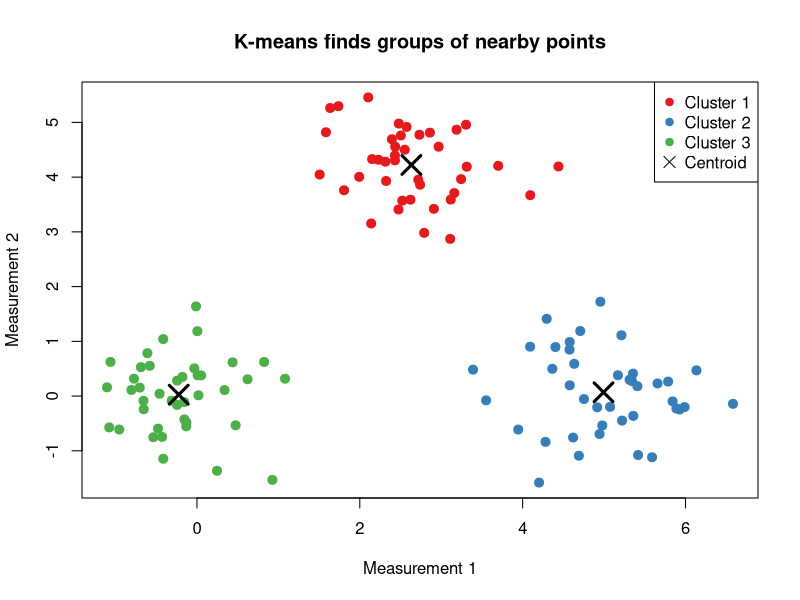
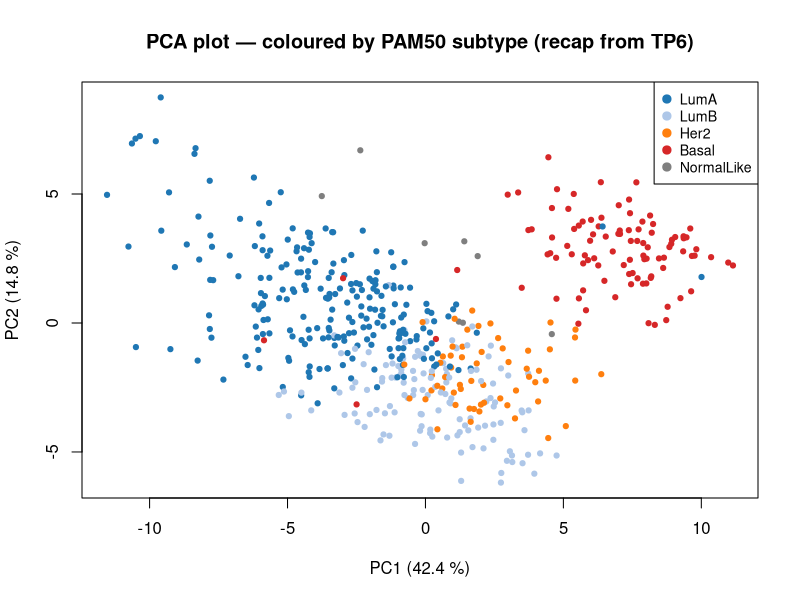
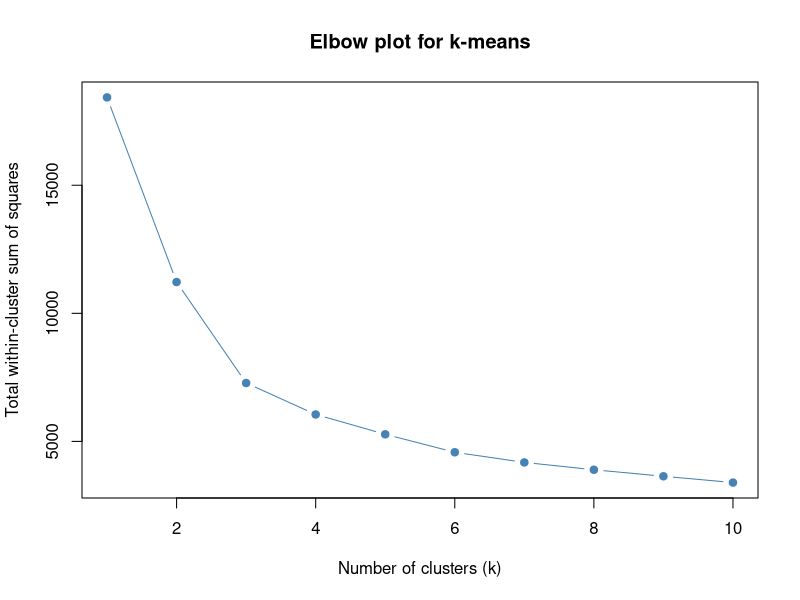
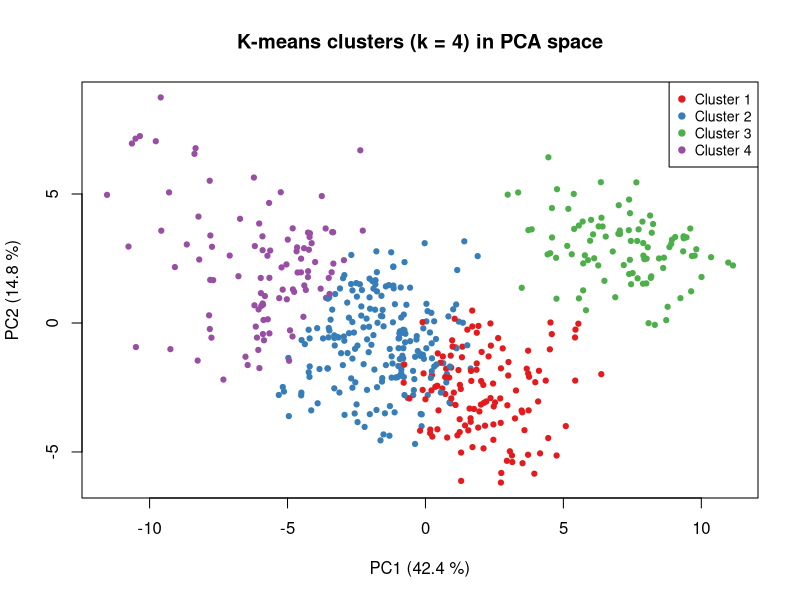
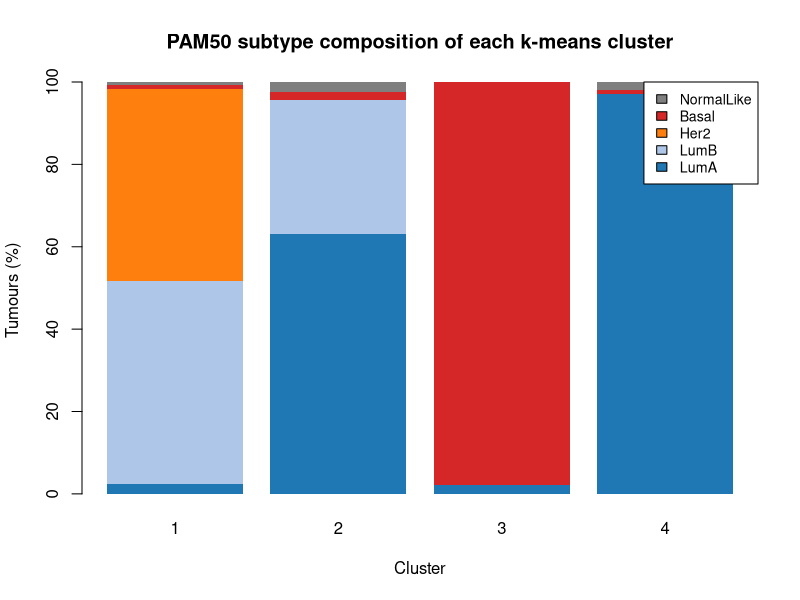
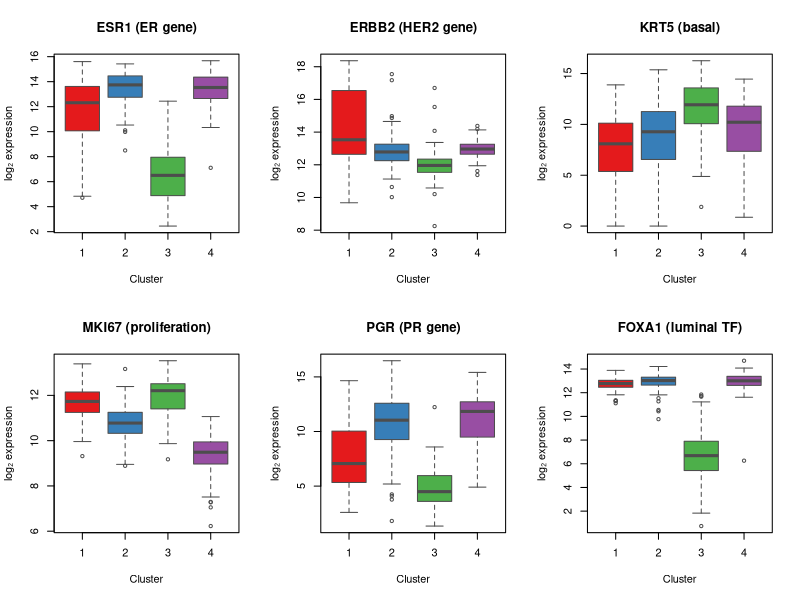
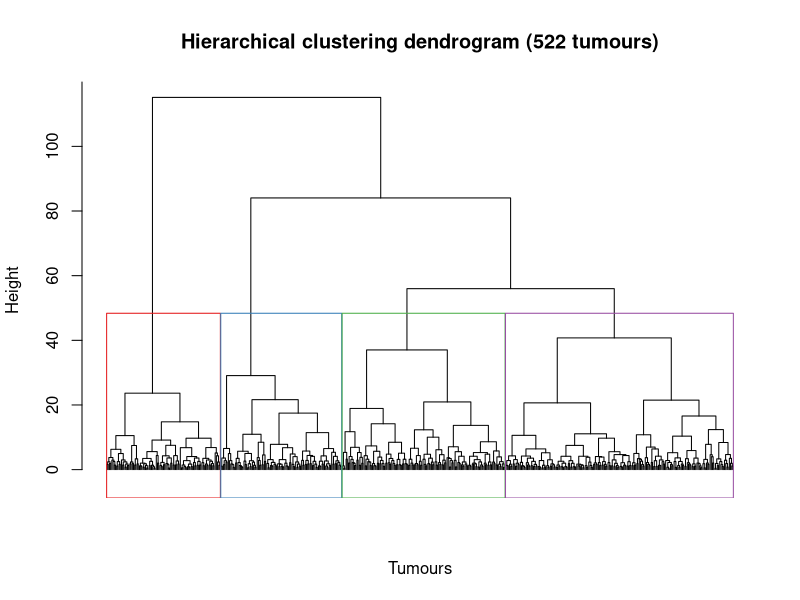
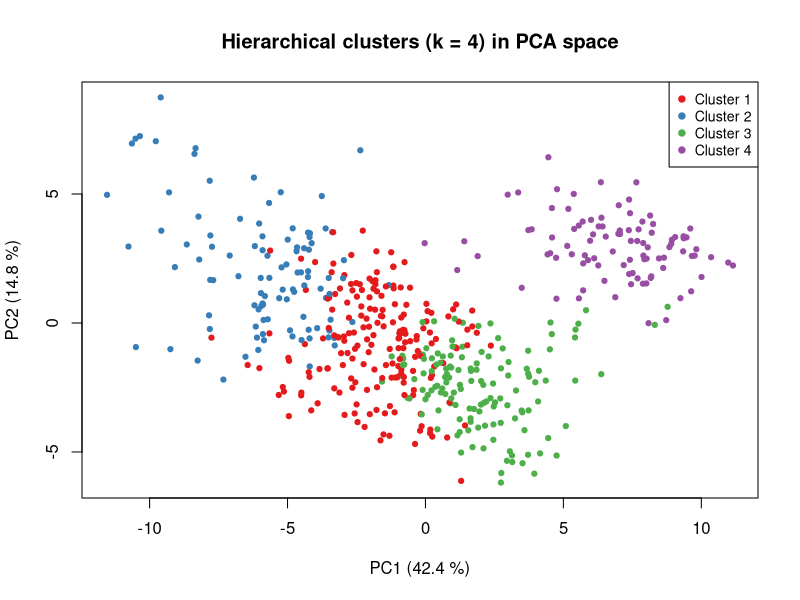

Recreate these plots in R, in order.
## ---- chunk 1
knitr::opts_chunk$set(echo = TRUE, message = FALSE, warning = FALSE,
                      fig.width = 7, fig.height = 4.5, fig.align = "center")
## ---- chunk 2
set.seed(11)
n_per <- 40
blob1 <- cbind(rnorm(n_per, mean = 0,   sd = 0.7), rnorm(n_per, mean = 0,   sd = 0.7))
blob2 <- cbind(rnorm(n_per, mean = 5,   sd = 0.7), rnorm(n_per, mean = 0,   sd = 0.7))
blob3 <- cbind(rnorm(n_per, mean = 2.5, sd = 0.7), rnorm(n_per, mean = 4.3, sd = 0.7))
toy <- rbind(blob1, blob2, blob3)

km_toy   <- kmeans(toy, centers = 3, nstart = 25)
toy_cols <- c("#e41a1c", "#377eb8", "#4daf4a")

plot(toy, pch = 19, cex = 1.2,
     col  = toy_cols[km_toy$cluster],
     xlab = "Measurement 1", ylab = "Measurement 2",
     main = "K-means finds groups of nearby points")
points(km_toy$centers, pch = 4, cex = 2.5, lwd = 3, col = "black")
legend("topright", legend = c("Cluster 1", "Cluster 2", "Cluster 3", "Centroid"),
       col = c(toy_cols, "black"), pch = c(19, 19, 19, 4), pt.cex = c(1, 1, 1, 1.5))
## ---- chunk 3
brca <- read.csv("../data/brca_pam50.csv", row.names = 1)
gene_cols <- colnames(brca)[7:56]

subtype_cols <- c(
  LumA       = "#1f77b4",
  LumB       = "#aec7e8",
  Her2       = "#ff7f0e",
  Basal      = "#d62728",
  NormalLike = "#7f7f7f"
)

X   <- scale(brca[, gene_cols])
pca <- prcomp(X, scale. = FALSE)
var_exp <- pca$sdev^2 / sum(pca$sdev^2) * 100

scores <- as.data.frame(pca$x)
scores$subtype <- factor(brca$pam50,
                         levels = c("LumA", "LumB", "Her2", "Basal", "NormalLike"))
col_pts <- subtype_cols[as.character(scores$subtype)]
## ---- chunk 4
plot(scores$PC1, scores$PC2,
     col  = col_pts, pch = 19, cex = 0.7,
     xlab = paste0("PC1 (", round(var_exp[1], 1), " %)"),
     ylab = paste0("PC2 (", round(var_exp[2], 1), " %)"),
     main = "PCA plot — coloured by PAM50 subtype (recap from TP6)")
legend("topright", legend = names(subtype_cols), col = subtype_cols,
       pch = 19, cex = 0.85, pt.cex = 1.1)
## ---- chunk 5
npc <- 5   # number of PCs used as clustering input
## ---- chunk 6
set.seed(42)

wss <- sapply(1:10, function(k) {
  km <- kmeans(pca$x[, 1:npc], centers = k, nstart = 25)
  km$tot.withinss
})

plot(1:10, wss, type = "b", pch = 19, col = "steelblue",
     xlab = "Number of clusters (k)",
     ylab = "Total within-cluster sum of squares",
     main = "Elbow plot for k-means")
## ---- chunk 7
set.seed(42)
cl_cols <- c("#e41a1c", "#377eb8", "#4daf4a", "#984ea3")

km <- kmeans(pca$x[, 1:npc], centers = 4, nstart = 25)
scores$cluster_km <- as.factor(km$cluster)
## ---- chunk 8
plot(scores$PC1, scores$PC2,
     col = cl_cols[scores$cluster_km], pch = 19, cex = 0.7,
     xlab = paste0("PC1 (", round(var_exp[1], 1), " %)"),
     ylab = paste0("PC2 (", round(var_exp[2], 1), " %)"),
     main = "K-means clusters (k = 4) in PCA space")
legend("topright", legend = paste("Cluster", 1:4),
       col = cl_cols, pch = 19, cex = 0.85)
## ---- chunk 9
tab_km <- table(Cluster = scores$cluster_km, PAM50 = scores$subtype)
tab_km
round(prop.table(tab_km, margin = 1) * 100, 1)
## ---- chunk 10
pct_mat <- t(prop.table(tab_km, margin = 1)) * 100   # subtypes × clusters

barplot(pct_mat,
        col    = subtype_cols[rownames(pct_mat)],
        border = NA,
        legend.text = rownames(pct_mat),
        args.legend = list(x = "topright", cex = 0.85),
        ylab = "Tumours (%)", xlab = "Cluster",
        main = "PAM50 subtype composition of each k-means cluster")
## ---- chunk 11
highlight_genes <- c("ESR1", "ERBB2", "KRT5", "MKI67", "PGR", "FOXA1")
pretty <- c("ESR1 (ER gene)", "ERBB2 (HER2 gene)", "KRT5 (basal)",
            "MKI67 (proliferation)", "PGR (PR gene)", "FOXA1 (luminal TF)")

par(mfrow = c(2, 3))
for (i in seq_along(highlight_genes)) {
  boxplot(brca[[ highlight_genes[i] ]] ~ scores$cluster_km,
          col    = cl_cols, border = "grey30",
          main   = pretty[i],
          xlab   = "Cluster", ylab = "log₂ expression")
}
par(mfrow = c(1, 1))
## ---- chunk 12
d  <- dist(pca$x[, 1:npc])
hc <- hclust(d, method = "ward.D2")
## ---- chunk 13
plot(hc, labels = FALSE, hang = -1,
     main = "Hierarchical clustering dendrogram (522 tumours)",
     xlab = "Tumours", sub = "")
rect.hclust(hc, k = 4, border = cl_cols)
## ---- chunk 14
scores$cluster_hc <- as.factor(cutree(hc, k = 4))
## ---- chunk 15
plot(scores$PC1, scores$PC2,
     col  = cl_cols[scores$cluster_hc], pch = 19, cex = 0.7,
     xlab = paste0("PC1 (", round(var_exp[1], 1), " %)"),
     ylab = paste0("PC2 (", round(var_exp[2], 1), " %)"),
     main = "Hierarchical clusters (k = 4) in PCA space")
legend("topright", legend = paste("Cluster", 1:4), col = cl_cols,
       pch = 19, cex = 0.85)
## ---- chunk 16
tab_hc <- table(Cluster = scores$cluster_hc, PAM50 = scores$subtype)
tab_hc
round(prop.table(tab_hc, margin = 1) * 100, 1)
## ---- chunk 17
tab_compare <- table(`K-means` = scores$cluster_km, `Hierarchical` = scores$cluster_hc)
tab_compare
## ---- chunk 18
par(mfrow = c(1, 2))

plot(scores$PC1, scores$PC2,
     col = cl_cols[scores$cluster_km], pch = 19, cex = 0.6,
     xlab = "PC1", ylab = "PC2", main = "K-means (k = 4)")

plot(scores$PC1, scores$PC2,
     col = cl_cols[scores$cluster_hc], pch = 19, cex = 0.6,
     xlab = "PC1", ylab = "PC2", main = "Hierarchical clustering (k = 4)")

par(mfrow = c(1, 1))
## ---- chunk 19
library(cluster)

sil_width <- sapply(2:10, function(k) {
  cl <- kmeans(pca$x[, 1:npc], centers = k, nstart = 25)$cluster
  mean(silhouette(cl, d)[, "sil_width"])
})

plot(2:10, sil_width, type = "b", pch = 19, col = "darkorange",
     xlab = "Number of clusters (k)",
     ylab = "Average silhouette width",
     main = "Silhouette validation for k-means")
## ---- chunk 20
sil_km <- silhouette(km$cluster, d)

par(mar = c(4, 4, 4, 8))
plot(sil_km, col = cl_cols, border = NA,
     main = "Silhouette plot — k-means, k = 4", cex.names = 0.7)
## ---- chunk 21
# Adjusted Rand Index: agreement between two clusterings of the same points
# (1 = perfect match, ~0 = no better than random)
adjusted_rand_index <- function(cl1, cl2) {
  tab     <- table(cl1, cl2)
  choose2 <- function(x) x * (x - 1) / 2
  n       <- sum(tab)

  index    <- sum(choose2(tab))
  expected <- sum(choose2(rowSums(tab))) * sum(choose2(colSums(tab))) / choose2(n)
  maxindex <- 0.5 * (sum(choose2(rowSums(tab))) + sum(choose2(colSums(tab))))

  (index - expected) / (maxindex - expected)
}
## ---- chunk 22
set.seed(42)
ari_by_k <- sapply(2:10, function(k) {
  cl <- kmeans(pca$x[, 1:npc], centers = k, nstart = 25)$cluster
  adjusted_rand_index(cl, brca$pam50)
})

plot(2:10, ari_by_k, type = "b", pch = 19, col = "seagreen",
     xlab = "Number of clusters (k)",
     ylab = "Adjusted Rand Index vs. true PAM50 label",
     main = "External validation: agreement with known subtypes")
## ---- chunk 23
sessionInfo()
